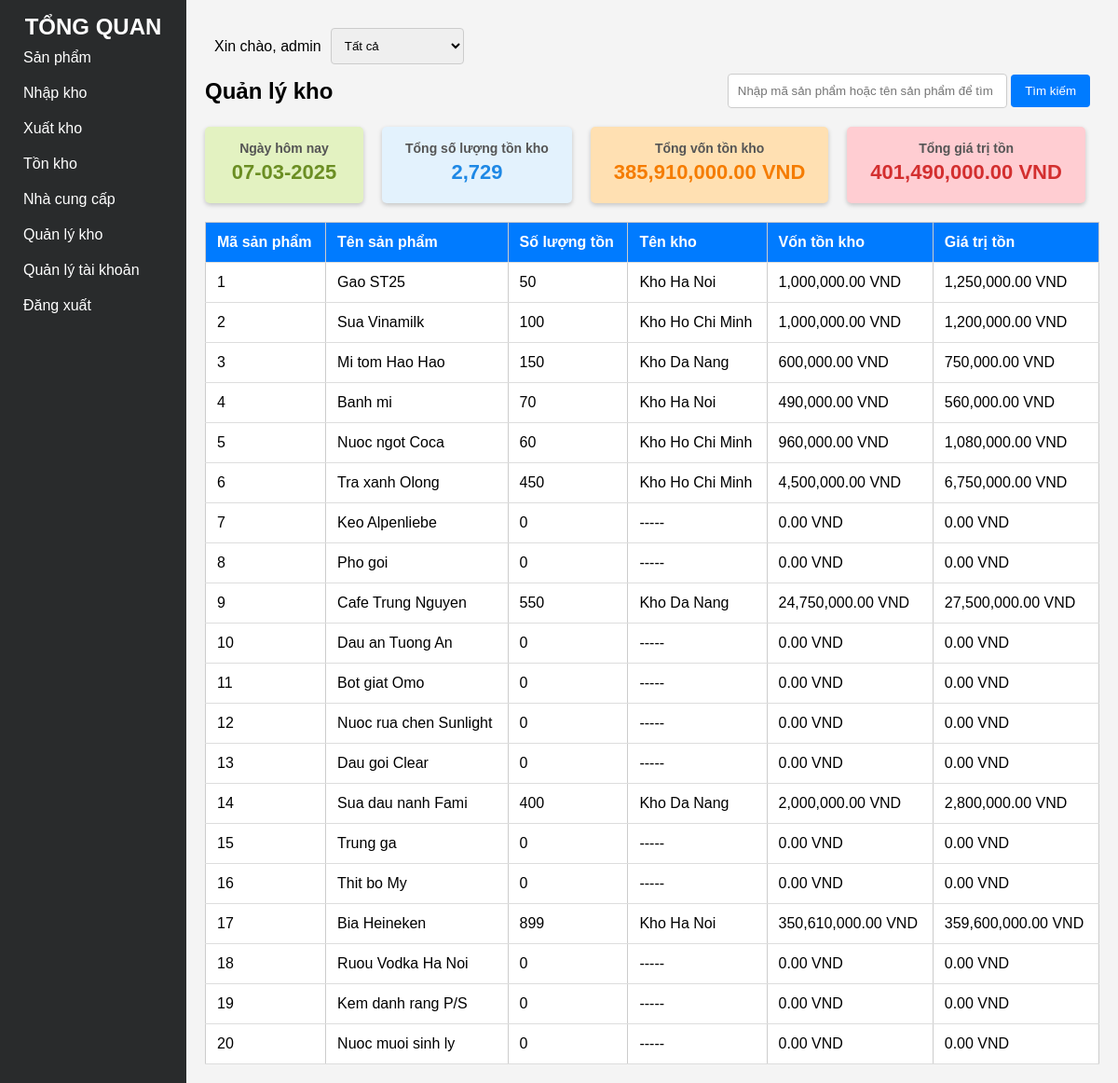
The app's page /components/inventory.php (signed in) with its own data.
### tables this page shows
CREATE TABLE `sanpham` (
  `id` int(11) NOT NULL,
  `tenSP` varchar(255) NOT NULL,
  `motaSP` text DEFAULT NULL,
  `giaSP` decimal(10,2) NOT NULL,
  `created_at` datetime DEFAULT current_timestamp()
);

### role.php (called while the page is built, shortened)
<?php
    $sqlRole = "SELECT * FROM taikhoan WHERE username = '" . $_SESSION['username'] . "'";
    $resultRole = mysqli_query($conn, $sqlRole);
    $userRole = mysqli_fetch_assoc($resultRole);
?>

### components/inventory.php (the view, shortened to what this page needs)
<?php
 include '../connection.php';
 include '../role.php';
 $idKhoFilter = isset($_GET['idKho']) && is_numeric($_GET['idKho']) ? intval($_GET['idKho']) : null;
 $sql_summary = "
     SELECT
         SUM(htk.soLuong) AS tongSLTon,
         SUM(htk.soLuong * (SELECT AVG(nk.giaNhap) FROM nhapkho nk WHERE nk.idSP = htk.idSP AND nk.idKho = htk.idKho)) AS tongVonTonKho,
         SUM(htk.soLuong * sp.giaSP) AS tongGiaTriTonKho
     FROM hangtonkho htk
     LEFT JOIN sanpham sp ON htk.idSP = sp.id
     LEFT JOIN kho k ON htk.idKho = k.id
     WHERE " . ($idKhoFilter !== null ? "htk.idKho = $idKhoFilter" : ($userRole['idKho'] === null ? "1" : "htk.idKho='" . $userRole['idKho'] . "'"));
 $result_summary = $conn->query($sql_summary);
 $summary = $result_summary->fetch_assoc();
 $search = isset($_GET['search']) ? $_GET['search'] : "";
 $sql_products = "
     SELECT
         sp.id AS maSP,
         sp.tenSP,
         IFNULL(k.tenKho, ' ----- ') AS tenKho,
         SUM(IFNULL(htk.soLuong, 0)) AS soLuongTon,
         SUM(IFNULL(htk.soLuong, 0) * COALESCE(nk.giaNhap, 0)) AS vonTonKho,
         SUM(IFNULL(htk.soLuong, 0) * IFNULL(sp.giaSP, 0)) AS giaTriTonKho
     FROM sanpham sp
     LEFT JOIN hangtonkho htk ON sp.id = htk.idSP
     LEFT JOIN kho k ON htk.idKho = k.id
     LEFT JOIN (
         SELECT idSP, idKho, MAX(giaNhap) AS giaNhap  -- Chỉ lấy 1 giá nhập gần nhất
         FROM nhapkho
         GROUP BY idSP, idKho
     ) nk ON sp.id = nk.idSP AND nk.idKho = htk.idKho
     WHERE " . ($idKhoFilter !== null ? "htk.idKho = $idKhoFilter" : ($userRole['idKho'] === null ? "1" : "htk.idKho='" . $userRole['idKho'] . "'")) . "
     AND (sp.tenSP LIKE '%$search%' OR sp.id LIKE '%$search%')
     GROUP BY sp.id, sp.tenSP, k.tenKho;
 ";
$result_products = $conn->query($sql_products);
?>
<!DOCTYPE html>
<html lang="vi">
<head>
    <link rel="stylesheet" href="../styles.css">
</head>
<body>
<div class="container">
        <aside class="sidebar">
            <?php include "../sidebar.php" ?>
        </aside>
        <main class="main-content">
            <?php include "../top_header_main.php" ?>
            <div class="header">
                <h2>Quản lý kho</h2>
                <form method="GET" action="">
                    <input type="text" name="search" placeholder="Nhập mã sản phẩm hoặc tên sản phẩm để tìm kiếm" value="<?php echo $search; ?>">
                    <button type="submit">Tìm kiếm</button>
                </form>
            </div>
            <div id="summary">
                <div id="box">
                    <p>Ngày hôm nay</p>
                    <h3>
                        <?php
                        echo date("d-m-Y");
                        ?>
                    </h3>
                </div>
                <div id="box">
                    <p>Tổng số lượng tồn kho</p>
                    <h3><?= number_format($summary['tongSLTon']) ?></h3>
                </div>
                <div id="box">
                    <p>Tổng vốn tồn kho</p>
                    <h3><?= number_format($summary['tongVonTonKho'], 2) ?> VND</h3>
                </div>
                <div id="box">
                    <p>Tổng giá trị tồn</p>
                    <h3><?= number_format($summary['tongGiaTriTonKho'], 2) ?> VND</h3>
                </div>
            </div>
            <table>
                <thead>
                    <tr>
                        <th>Mã sản phẩm</th>
                        <th>Tên sản phẩm</th>
                        <th>Số lượng tồn</th>
                        <th>Tên kho</th>
                        <th>Vốn tồn kho</th>
                        <th>Giá trị tồn</th>
                    </tr>
                </thead>
                <tbody>
                    <?php while ($row = $result_products->fetch_assoc()): ?>
                        <tr>
                            <td><?= $row['maSP'] ?></td>
                            <td><?= $row['tenSP'] ?></td>
                            <td><?= number_format($row['soLuongTon']) ?></td>
                            <td><?= $row['tenKho'] ?></td>
                            <td><?= number_format($row['vonTonKho'], 2) ?> VND</td>
                            <td><?= number_format($row['giaTriTonKho'], 2) ?> VND</td>
                        </tr>
                    <?php endwhile; ?>
                </tbody>
            </table>
        </main>
</body>
</html>

### styles.css (style rules this page uses)
* { box-sizing: border-box; margin: 0; padding: 0; }
body { font-family: Arial, sans-serif; margin: 0; padding: 0; background-color: #f4f4f4; }
.container { display: flex; }
.sidebar { width: 200px; background-color: #292b2c; color: #fff; padding: 15px; }
.main-content { flex: 1; padding: 20px; }
table { width: 100%; border-collapse: collapse; }
table, th, td { border: 1px solid #ccc; }
th, td { padding: 10px; text-align: left; }
input[type="text"], input[type="number"], select { width: 100%; padding: 10px; border: 1px solid #ccc; border-radius: 4px; }
button { background-color: #007bff; color: white; border: none; padding: 10px 15px; border-radius: 4px; cursor: pointer; margin-right: 10px; }
.header { display: flex; justify-content: space-between; align-items: center; margin-bottom: 20px; }
.header input { padding: 10px; width: 300px; }

### components/inventory.php (style rules this page uses)
* { box-sizing: border-box; margin: 0; padding: 0; }
body { font-family: Arial, sans-serif; margin: 0; padding: 0; background-color: #f4f4f4; }
.container { display: flex; }
.sidebar { width: 200px; background-color: #292b2c; color: #fff; padding: 15px; }
.main-content { flex: 1; padding: 20px; }
.header { display: flex; justify-content: space-between; align-items: center; margin-bottom: 20px; }
.header input { padding: 10px; width: 300px; border: 1px solid #ccc; border-radius: 4px; }
.header button { padding: 10px 15px; background-color: #007bff; color: white; border: none; cursor: pointer; border-radius: 4px; }
#summary { display: flex; gap: 20px; font-family: Arial, sans-serif; }
#box { display: flex; flex-direction: column; align-items: center; justify-content: center; padding: 15px 25px; border-radius: 5px; text-align: center; min-width: 170px; box-shadow: 0 2px 5px rgba(0, 0, 0, 0.2); font-weight: bold; }
#box:nth-child(1) { background: #e3f2c1; color: #6b8e23; }
#box:nth-child(2) { background: #e3f2fd; color: #1e88e5; }
#box:nth-child(3) { background: #ffe0b2; color: #f57c00; }
#box:nth-child(4) { background: #ffcdd2; color: #d32f2f; }
h3 { margin: 5px 0; font-size: 22px; font-weight: bold; }
p { margin: 0; font-size: 14px; color: #555; }
table { width: 100%; border-collapse: collapse; margin-top: 20px; background: white; }
th, td { padding: 12px; text-align: left; border-bottom: 1px solid #ddd; }
th { background-color: #007bff; color: white; }

### records on screen
sanpham: id "1", tenSP "Gao ST25", soLuongTon "50", tenKho "Kho Ha Noi", vonTonKho "1,000,000.00", giaTriTonKho "1,250,000.00"
sanpham: id "2", tenSP "Sua Vinamilk", soLuongTon "100", tenKho "Kho Ho Chi Minh", vonTonKho "1,000,000.00", giaTriTonKho "1,200,000.00"
sanpham: id "3", tenSP "Mi tom Hao Hao", soLuongTon "150", tenKho "Kho Da Nang", vonTonKho "600,000.00", giaTriTonKho "750,000.00"
sanpham: id "4", tenSP "Banh mi", soLuongTon "70", tenKho "Kho Ha Noi", vonTonKho "490,000.00", giaTriTonKho "560,000.00"
sanpham: id "5", tenSP "Nuoc ngot Coca", soLuongTon "60", tenKho "Kho Ho Chi Minh", vonTonKho "960,000.00", giaTriTonKho "1,080,000.00"
sanpham: id "6", tenSP "Tra xanh Olong", soLuongTon "450", tenKho "Kho Ho Chi Minh", vonTonKho "4,500,000.00", giaTriTonKho "6,750,000.00"
sanpham: id "7", tenSP "Keo Alpenliebe", soLuongTon "0", tenKho "-----", vonTonKho "0.00", giaTriTonKho "0.00"
sanpham: id "8", tenSP "Pho goi", soLuongTon "0", tenKho "-----", vonTonKho "0.00", giaTriTonKho "0.00"
sanpham: id "9", tenSP "Cafe Trung Nguyen", soLuongTon "550", tenKho "Kho Da Nang", vonTonKho "24,750,000.00", giaTriTonKho "27,500,000.00"
sanpham: id "10", tenSP "Dau an Tuong An", soLuongTon "0", tenKho "-----", vonTonKho "0.00", giaTriTonKho "0.00"
sanpham: id "11", tenSP "Bot giat Omo", soLuongTon "0", tenKho "-----", vonTonKho "0.00", giaTriTonKho "0.00"
sanpham: id "12", tenSP "Nuoc rua chen Sunlight", soLuongTon "0", tenKho "-----", vonTonKho "0.00", giaTriTonKho "0.00"
sanpham: id "13", tenSP "Dau goi Clear", soLuongTon "0", tenKho "-----", vonTonKho "0.00", giaTriTonKho "0.00"
sanpham: id "14", tenSP "Sua dau nanh Fami", soLuongTon "400", tenKho "Kho Da Nang", vonTonKho "2,000,000.00", giaTriTonKho "2,800,000.00"
sanpham: id "15", tenSP "Trung ga", soLuongTon "0", tenKho "-----", vonTonKho "0.00", giaTriTonKho "0.00"
sanpham: id "16", tenSP "Thit bo My", soLuongTon "0", tenKho "-----", vonTonKho "0.00", giaTriTonKho "0.00"
sanpham: id "17", tenSP "Bia Heineken", soLuongTon "899", tenKho "Kho Ha Noi", vonTonKho "350,610,000.00", giaTriTonKho "359,600,000.00"
sanpham: id "18", tenSP "Ruou Vodka Ha Noi", soLuongTon "0", tenKho "-----", vonTonKho "0.00", giaTriTonKho "0.00"
sanpham: id "19", tenSP "Kem danh rang P/S", soLuongTon "0", tenKho "-----", vonTonKho "0.00", giaTriTonKho "0.00"
sanpham: id "20", tenSP "Nuoc muoi sinh ly", soLuongTon "0", tenKho "-----", vonTonKho "0.00", giaTriTonKho "0.00"

### other values on screen
$_SESSION['username'] "admin"
$summary['tongSLTon'] "2,729"
$summary['tongVonTonKho'] "385,910,000.00"
$summary['tongGiaTriTonKho'] "401,490,000.00"
